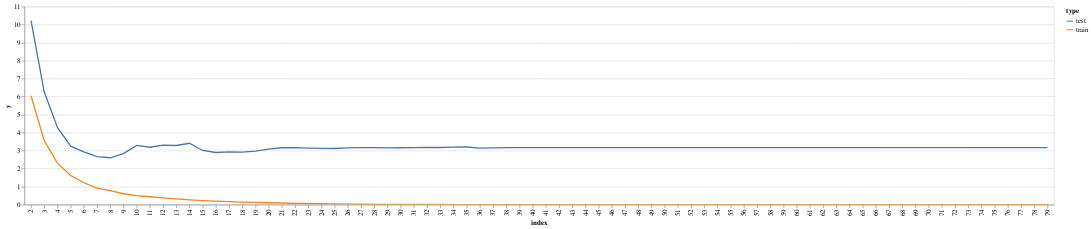

The notebook cell this image was saved under:
### Code cell
alt.Chart(df_error).mark_line(clip=True).encode(
    x="index:O",
    y="y",
    color="type"
)

### Figure 1 — Vega-Lite specification as saved in the notebook (floating-point values rounded to 4 significant figures; data arrays with more than 128 entries replaced by an {"elided": "..."} marker saying what was removed)
{"config": {"view": {"continuousWidth": 400, "continuousHeight": 300}}, "data": {"name": "data-4568bcfe75c23c669dea24d618427467"}, "mark": {"type": "line", "clip": true}, "encoding": {"color": {"field": "type", "type": "nominal"}, "x": {"field": "index", "type": "ordinal"}, "y": {"field": "y", "type": "quantitative"}}, "$schema": "https://vega.github.io/schema/vega-lite/v4.17.0.json", "datasets": {"data-4568bcfe75c23c669dea24d618427467": {"elided": "156 records"}}}
